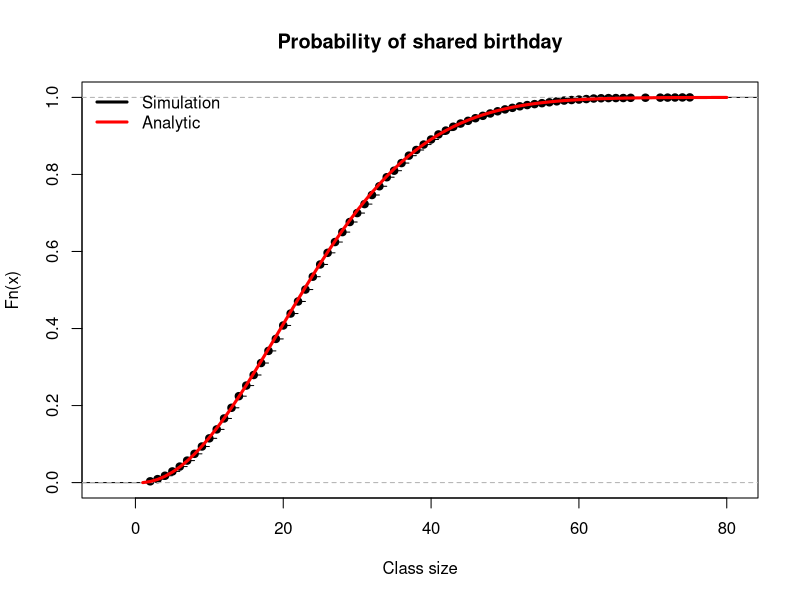

Reproduce this figure in R.
## ---- chunk 1
knitr::opts_chunk$set(echo = TRUE)
## ---- chunk 2
birthday_prob <- function(k) 1 - exp(lfactorial(365) - lfactorial(365-k) - k*log(365))
birthday_prob(11)

## ---- chunk 3
first_duplicate <- function(){
    sample(1:365, 366, replace=TRUE) |>
    duplicated() |>
    which() |>
    min()
}

R <- 10000
fd1 <- replicate(R, first_duplicate())
plot(ecdf(fd1), main = "Probability of shared birthday", xlab = "Class size")

class_sizes <- 1:80
analytic_birthday_prob <- birthday_prob(class_sizes)
lines(class_sizes, analytic_birthday_prob, col = "red", lwd = 3)
legend("topleft", legend = c("Simulation","Analytic"), col = c("black","red"), lwd = 3, bty = "n")
